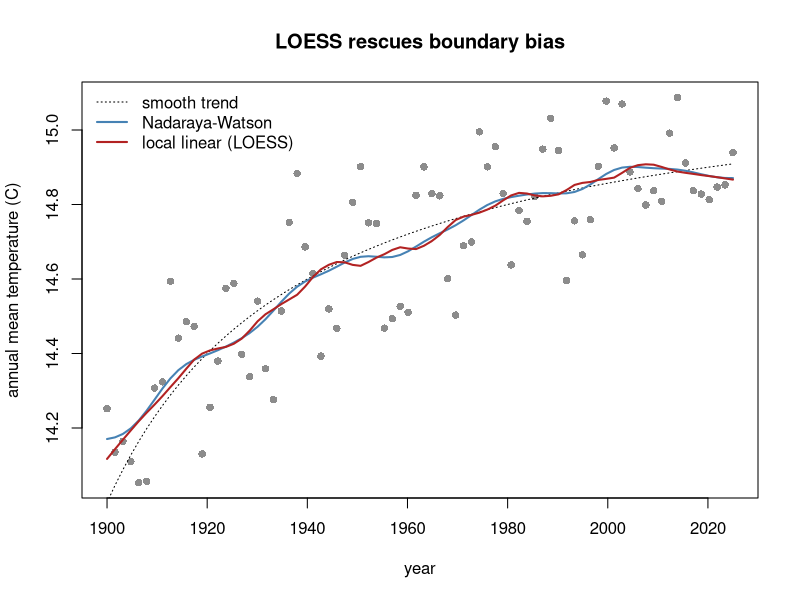

This figure's R source:
# Boundary bias of kernel regression: Nadaraya-Watson versus local linear LOESS.
set.seed(42)
x <- seq(1900, 2025, length.out = 80)
true_trend <- 14 + 1.2 * (x - 1900) / (40 + (x - 1900))
y <- true_trend + sin(x / 2) * 0.15 + rnorm(length(x), sd = 0.08)
nw_fit <- ksmooth(x, y, kernel = "normal", bandwidth = 15, x.points = x)
loess_fit <- loess(y ~ x, span = 0.25, degree = 1)
plot(x, y, pch = 16, col = "gray55", xlab = "year", ylab = "annual mean temperature (C)",
     main = "LOESS rescues boundary bias")
lines(x, true_trend, lty = 3)
lines(nw_fit$x, nw_fit$y, col = "steelblue", lwd = 2)
lines(x, predict(loess_fit, newdata = data.frame(x = x)), col = "firebrick", lwd = 2)
legend("topleft", c("smooth trend", "Nadaraya-Watson", "local linear (LOESS)"), lty = c(3, 1, 1),
       col = c("black", "steelblue", "firebrick"), lwd = c(1, 2, 2), bty = "n")
